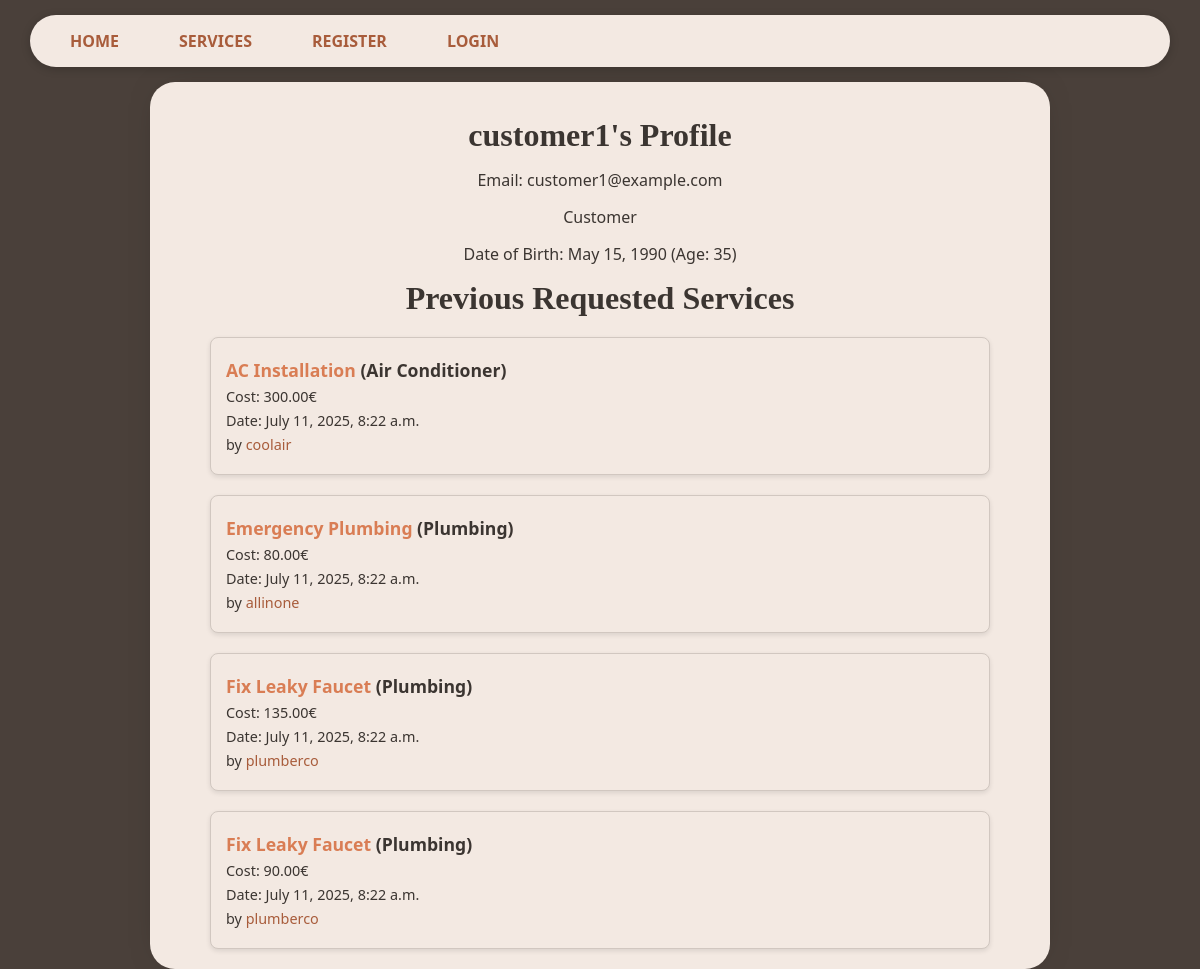
Before: /customer/customer1 with the older database file.
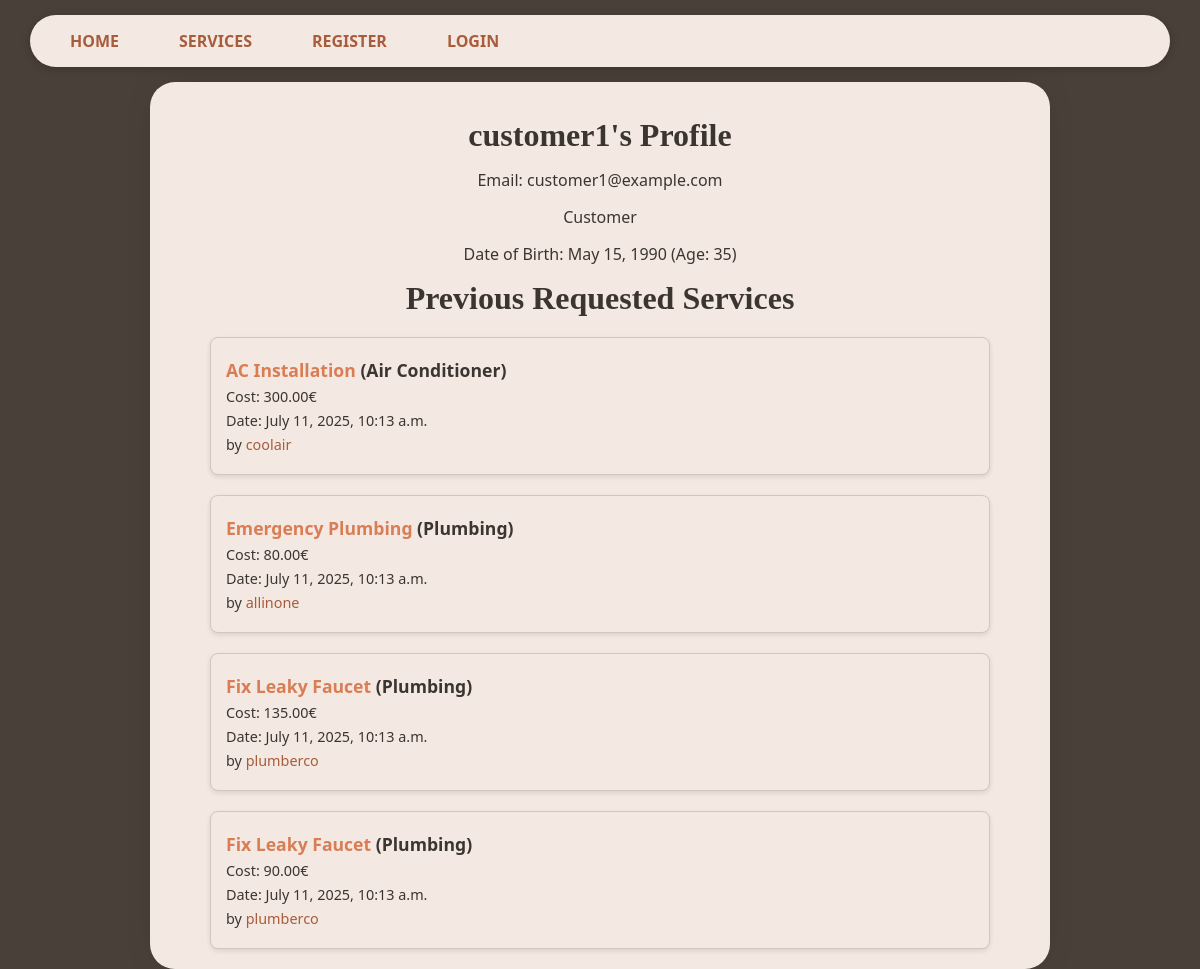
After: the same page with the newer database file.
### users/models.py (models this page shows, shortened)
class User(AbstractUser):
    is_company = models.BooleanField(default=False)
    is_customer = models.BooleanField(default=False)
    email = models.CharField(max_length=100, unique=True)

class Customer(models.Model):
    user = models.OneToOneField(
        User, on_delete=models.CASCADE, primary_key=True)
    date_of_birth = models.DateField(null=True, blank=True)

class Company(models.Model):
    user = models.OneToOneField(
        User, on_delete=models.CASCADE, primary_key=True)
    field = models.CharField(max_length=70, choices=(('Air Conditioner', 'Air Conditioner'),
                                                     ('All in One', 'All in One'),
                                                     ('Carpentry', 'Carpentry'),
                                                     ('Electricity',
                                                      'Electricity'),
                                                     ('Gardening', 'Gardening'),
                                                     ('Home Machines',
                                                      'Home Machines'),
                                                     ('House Keeping',
                                                      'House Keeping'),
                                                     ('Interior Design',
                                                      'Interior Design'),
                                                     ('Locks', 'Locks'),
                                                     ('Painting', 'Painting'),
                                                     ('Plumbing', 'Plumbing'),
                                                     ('Water Heaters', 'Water Heaters')), blank=False, null=False)
    rating = models.IntegerField(
        validators=[MaxValueValidator(5), MinValueValidator(0)], default=0)

### services/models.py (models this page shows, shortened)
class ServiceRequest(models.Model):
    customer = models.ForeignKey(Customer, on_delete=models.CASCADE)
    service = models.ForeignKey(Service, on_delete=models.CASCADE)
    address = models.CharField(max_length=200)
    service_time = models.DecimalField(decimal_places=2, max_digits=5)
    request_date = models.DateTimeField(auto_now_add=True)
    @property
    def cost(self):
        return self.service.price_hour * self.service_time

class Service(models.Model):
    company = models.ForeignKey(Company, on_delete=models.CASCADE)
    name = models.CharField(max_length=40)
    description = models.TextField()
    price_hour = models.DecimalField(decimal_places=2, max_digits=100)
    rating = models.IntegerField(validators=[MinValueValidator(
        0), MaxValueValidator(5)], default=0)
    choices = (
        ('Air Conditioner', 'Air Conditioner'),
        ('Carpentry', 'Carpentry'),
        ('Electricity', 'Electricity'),
        ('Gardening', 'Gardening'),
        ('Home Machines', 'Home Machines'),
        ('House Keeping', 'House Keeping'),
        ('Interior Design', 'Interior Design'),
        ('Locks', 'Locks'),
        ('Painting', 'Painting'),
        ('Plumbing', 'Plumbing'),
        ('Water Heaters', 'Water Heaters'),
    )
    field = models.CharField(max_length=30, blank=False,
                             null=False, choices=choices)
    date = models.DateTimeField(auto_now=True, null=False)

### users/views.py (the view)
# urls.py: path('customer/<slug:name>', user_views.customer_profile, name='customer_profile'),
def customer_profile(request, name):
    user = User.objects.get(username=name)
    customer = Customer.objects.get(user=user)
    today = date.today()
    age = today.year - customer.date_of_birth.year - ((today.month, today.day) < (customer.date_of_birth.month, customer.date_of_birth.day))
    requested_services = ServiceRequest.objects.filter(customer=customer).order_by("-request_date")
    return render(request, 'users/profile.html', {'user': user, 'customer': customer, 'requested_services': requested_services, 'user_age': age})

### users/templates/users/profile.html (shortened to what this page needs)
{% extends 'main/base.html' %}
{% block content %}
    <p class="title">{{ user.username }}'s Profile</p>
    <p>Email: {{ user.email }}</p>
    {% if user.is_customer %}
        <p>Customer</p>
        <p>Date of Birth: {{ customer.date_of_birth }} (Age: {{ user_age }})</p>
        <p class="title">Previous Requested Services</p>
        <div class="requested-services-grid">
        {% for service_request in requested_services %}
            <div class="service-request-item">
                <p class="service-request-name"><a href="/services/{{service_request.service.id}}">{{service_request.service.name}}</a> ({{service_request.service.field}})</p>
                <p class="service-request-cost">Cost: {{service_request.cost|floatformat:2}}€</p>
                <p class="service-request-date">Date: {{ service_request.request_date }}</p>
                <p class="service-request-company">by <a href="/company/{{service_request.service.company.user.username}}">{{service_request.service.company.user.username}}</a></p>
            </div>
        {% endfor %}
        </div>
    {% endif %}
{% endblock %}

### main/templates/main/base.html (shortened to what this page needs)
{% load static %}
<!DOCTYPE html>
<html lang="en">
  <head>
    <link
      rel="stylesheet"
      type="text/css"
      href="{% static 'css/style.css' %}"
    />
  </head>
  <body>
    {% include 'main/navbar.html' %}
    <div class='content'>
      {% block content %} replace me {% endblock %}
    </div>
  </body>
</html>

### main/templates/main/navbar.html (shortened to what this page needs)
<nav class="navbar">
    <ul>
        <li><a href="/">Home</a></li>
        <li>
            <a href="/services/">Services</a>
        </li>
            {% if request.user.is_authenticated %}
                {% if request.user.is_customer %}
                    <li><a href="/customer/{{ request.user.username }}">Profile</a></li>
                {% elif request.user.is_company %}
                    <li><a href="/company/{{ request.user.username }}">Profile</a></li>
                {% endif %}
                <li><a href="/logout/">Logout</a></li>
            {% else %}
                <li><a href="/register/">Register</a></li>
                <li><a href="/register/login/">Login</a></li>
            {% endif %}
    </ul>
</nav>

### static/css/style.css (style rules this page uses)
:root { --primary-color: #4a403a; --secondary-color: #f3e9e2; --accent-color: #d97d54; --accent-color-dark: #a85c3b; --text-color-light: #f3e9e2; --text-color-dark: #3b3531; --error-color: #c94a4a; --border-color: #d1c7c0; --font-family-sans-serif: system-ui, -apple-system, BlinkMacSystemFont, "Segoe UI", Roboto, "Helvetica Neue", Arial, sans-serif; --font-family-serif: Iowan Old Style, "Apple Garamond", Baskerville, "Times New Roman", "Droid Serif", Times, "Source Serif Pro", serif; --font-size-base: 1rem; --font-size-lg: 1.25rem; --font-size-xl: 1.5rem; --font-size-xxl: 2rem; --font-weight-normal: 400; --font-weight-bold: 700; }
body { background: var(--primary-color); font-family: var(--font-family-sans-serif); padding: 0; margin: 0; color: var(--text-color-light); }
a { color: var(--accent-color); text-decoration: none; transition: color 0.2s; }
.content { background-color: var(--secondary-color); color: var(--text-color-dark); margin: 0 auto; width: 65%; padding: 20px 60px; box-shadow: 0px 0px 35px -20px rgba(0,0,0,0.5); border-radius: 25px; }
.content p { text-align: center; margin: 15px 0; }
.title { text-align: center; font-family: var(--font-family-serif); font-size: var(--font-size-xxl); font-weight: var(--font-weight-bold); text-decoration-color: var(--accent-color-dark); }
.navbar { position: sticky; top: 15px; width: 95%; margin: 0 auto 30px; padding: 0; border: none; border-radius: 30px; background-color: var(--secondary-color); box-shadow: 0 2px 10px rgba(0, 0, 0, 0.2); animation: slide-in 1s ease-out; }
.navbar ul { display: flex; margin: 0; padding: 5px 30px; list-style: none; }
.navbar ul li { position: relative; margin-right: 40px; border-radius: 5px; transition: background-color 0.2s; }
.navbar ul li:last-child { margin-right: 0; }
.navbar ul li a { display: block; padding: 10px; font-weight: var(--font-weight-bold); text-decoration: none; text-transform: uppercase; color: var(--accent-color-dark); transition: color 0.2s; }
.requested-services-grid { display: grid; grid-template-columns: 1fr; gap: 20px; margin-top: 20px; }
.service-request-item { border: 1px solid var(--border-color); border-radius: 8px; padding: 15px; background-color: var(--secondary-color); box-shadow: 0 2px 5px rgba(0, 0, 0, 0.1); }
.service-request-item p { text-align: left; margin: 5px 0; }
.service-request-name { font-weight: bold; font-size: 1.1em; }
.service-request-cost, .service-request-date, .service-request-company { font-size: 0.9em; color: var(--text-color-dark); }
.service-request-company a { color: var(--accent-color-dark); }

Changed rows visible on the page:
changed ServiceRequest "AC Installation": request_date "July 11, 2025, 8:22 a.m." → "July 11, 2025, 10:13 a.m."
changed ServiceRequest "Emergency Plumbing": request_date "July 11, 2025, 8:22 a.m." → "July 11, 2025, 10:13 a.m."
changed ServiceRequest (number 3 of 4 on the later page): request_date "July 11, 2025, 8:22 a.m." → "July 11, 2025, 10:13 a.m."
changed ServiceRequest (number 4 of 4 on the later page): request_date "July 11, 2025, 8:22 a.m." → "July 11, 2025, 10:13 a.m."
